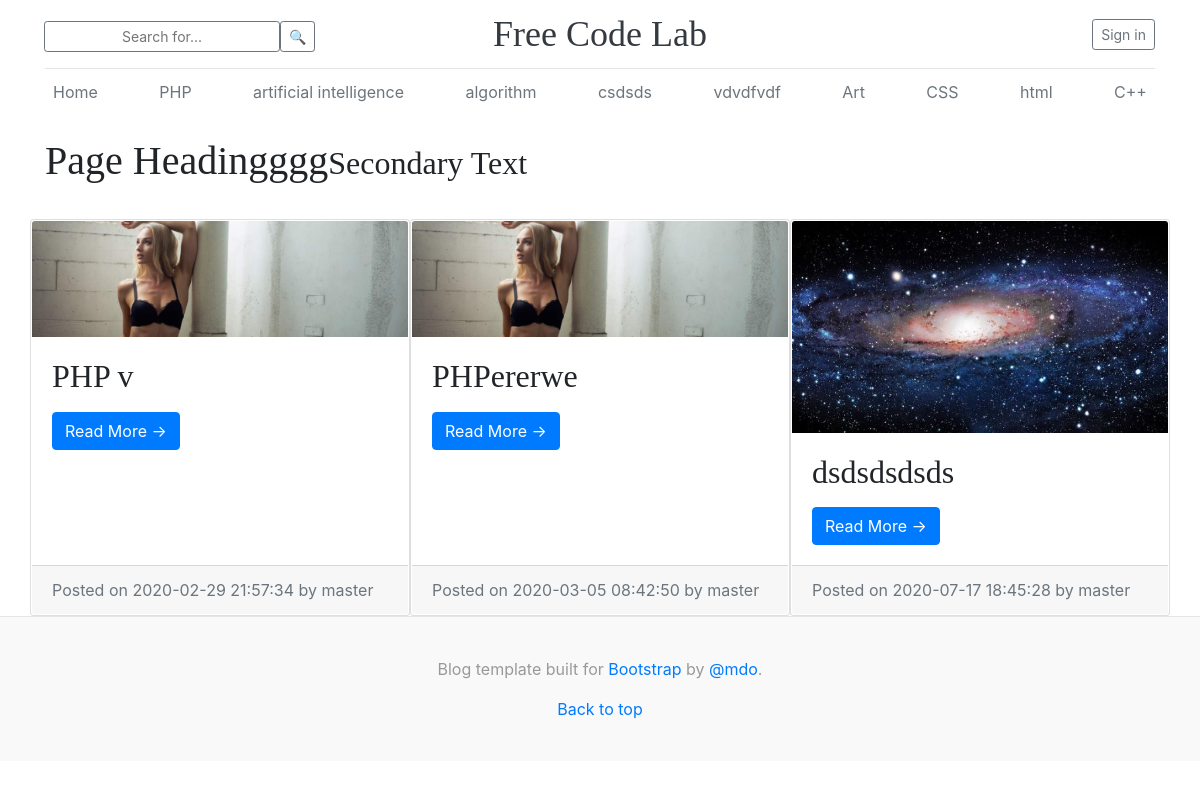
Screenshot of /posts/showByCategory/1 with the database file from the repository.
### tables this page shows
CREATE TABLE `categories` (
  `id` int(11) NOT NULL,
  `title` varchar(255) NOT NULL,
  `slug` varchar(255) NOT NULL
);

CREATE TABLE `posts` (
  `id` int(11) NOT NULL,
  `user_id` int(11) DEFAULT NULL,
  `category_id` int(11) NOT NULL,
  `title` varchar(255) NOT NULL,
  `slug` varchar(255) NOT NULL,
  `views` int(11) NOT NULL DEFAULT 0,
  `image` varchar(255) NOT NULL,
  `body` text NOT NULL,
  `status` varchar(255) NOT NULL DEFAULT 'published',
  `created_at` timestamp NOT NULL DEFAULT current_timestamp() ON UPDATE current_timestamp(),
  `updated_at` timestamp NOT NULL DEFAULT current_timestamp() ON UPDATE current_timestamp()
);

CREATE TABLE `users` (
  `id` int(11) NOT NULL,
  `name` varchar(255) NOT NULL,
  `email` varchar(255) NOT NULL,
  `password` varchar(255) NOT NULL,
  `role` tinyint(4) NOT NULL DEFAULT 0,
  `created_at` datetime NOT NULL DEFAULT current_timestamp()
);

### Core/View.php (called while the page is built, shortened)
<?php
class View implements ViewInterface
{
    public function render(string $viewName, $data, array $errors = [])
    {
        require_once self::VIEW_FOLDER
            . $viewName
            . self::VIEW_EXTENSION;
    }
}

### App/Http/Controllers/BaseController.php (called while the page is built, shortened)
<?php
abstract class BaseController
{
    private $view;
    public function __construct(PDODatabase $db, ViewInterface $view, DataBinderInterface $dataBinder)
    {
        $this->db = $db;
        $this->view = $view;
    }
    public function render(string $viewName, $data = null, array $errors = []){
        $this->view->render($viewName, $data, $errors);
    }
}

### App/Http/Controllers/PostsController.php (called while the page is built, shortened)
<?php
class PostsController extends BaseController
{
    public function showByCategory($id)
    {
        $categoryModel = new Category($this->db);
        $categories =  $categoryModel->all();
        $postModel = new Post($this->db);
        $posts =  $postModel->findAllByCategory($id);
        $data = [
            'posts' => $posts,
            'categories' => $categories
        ];
        $this->render("posts/category", $data);
    }
}

### index.php (called while the page is built, shortened)
<?php
spl_autoload_register(function($class) {
    $parts = explode('\\', $class);
    if(count($parts) > 1) {
      $classfile = array_shift($parts) . DIRECTORY_SEPARATOR . implode(DIRECTORY_SEPARATOR, $parts) . ".php";
    } else {
      $classfile = 'classes' . DIRECTORY_SEPARATOR . $class . '.php';
    }
  });
$url = $_SERVER['REQUEST_URI'];
$url_data = explode('/',$url);
array_shift($url_data);
$app_root = array_shift($url_data);
$method = $url_data[1]??'index'?:'index';
$param = $url_data[2]??null;
$dbInfo = parse_ini_file("Config/db.ini");
$pdo = new PDO($dbInfo['dsn'], $dbInfo['user'], $dbInfo['pass']);
$db = new \Database\PDODatabase($pdo);
$dataBinder = new \Core\DataBinder();
$view = new \Core\View();
$controller_obj = new $controller($db, $view, $dataBinder);
$controller_obj->$method($param);

### Database/PDODatabase.php (called while the page is built, shortened)
<?php
class PDODatabase implements DatabaseInterface
{
    private $pdo;
    public function __construct(\PDO $pdo)
    {
        $this->pdo = $pdo;
    }
    public function query(string $query): StatementInterface
    {
        $stmt = $this->pdo->prepare($query);
        return new PDOPreparedStatement($stmt);
    }
}

### App/Models/Category.php (called while the page is built, shortened)
<?php
class Category
{
    private $db;
    public function __construct($db)
    {
        $this->db = $db;
    }
    public function all(): \Generator
    {
        return $this->db->query("
            SELECT id, title, slug
            FROM categories
        ")->execute([])
            ->fetch(CategoryDTO::class);
    }
}

### Database/PDOPreparedStatement.php (called while the page is built, shortened)
<?php
class PDOPreparedStatement implements StatementInterface
{
    private $pdoStatement;
    public function __construct(\PDOStatement $PDOStatement)
    {
        $this->pdoStatement = $PDOStatement;
    }
    public function execute(array $params = []): ResultSetInterface
    {
        $this->pdoStatement->execute($params);
        return new PDOResultSet($this->pdoStatement);
    }
}

### App/DTO/CategoryDTO.php (called while the page is built, shortened)
<?php
class CategoryDTO
{
    private $id;
    private $title;
    public function getId(): int
    {
        return $this->id;
    }
    public function getTitle(): string
    {
        return $this->title;
    }
}

### App/Models/Post.php (called while the page is built, shortened)
<?php
class Post
{
    private $db;
    public function __construct($db)
    {
        $this->db = $db;
    }
    public function findAllByCategory($category_id): \Generator
    {
        return $this->db->query("
            SELECT posts.id, posts.user_id, users.name, posts.title, posts.slug, posts.views, posts.image, posts.body, posts.status, posts.created_at, posts.updated_at
            FROM posts
            INNER JOIN users ON posts.user_id = users.id
            WHERE category_id = ?
        ")->execute([$category_id])
           ->fetch(PostDTO::class);
    }
}

### App/DTO/PostDTO.php (called while the page is built, shortened)
<?php
class PostDTO
{
    private $title;
    private $slug;
    private $image;
    private $created_at;
    public function getTitle(): string
    {
        return $this->title;
    }
    public function getSlug(): string
    {
        return $this->slug;
    }
    public function getImage(): string
    {
        return $this->image;
    }
    public function getCreatedAt(): string
    {
        return $this->created_at;
    }
}

### Resources/Views/posts/category.php (the view, shortened to what this page needs)
<?php require APPROOT . '/Resources/Views/header.php'; ?>
<body>
  <div class="container">
    <?php require APPROOT . '/Resources/Views/navbar.php'; ?>
    <h1 class="my-4">Page Headingggg<small>Secondary Text</small></h1>
    <div class="row md-4">
        <?php foreach($data['posts'] as $post) : ?>
        <div class="col-md-4 card cat-card">
          <img class="card-img-top" src="/mvc/<?php echo $post->getImage();?>" alt="Card image cap">
          <div class="card-body">
            <h2 class="card-title"><?php echo $post->getTitle(); ?></h2>
            <a href="/mvc/posts/show/<?php echo $post->getSlug();?>" class="btn btn-primary">Read More &rarr;</a>
          </div>
          <div class="card-footer text-muted">
            Posted on <?php echo $post->getCreatedAt(); ?> by
            <?php echo $post->name; ?>
          </div>
        </div>
        <?php endforeach; ?>
    </div>
  </div>
</body>
<?php require APPROOT . '/Resources/Views/footer.php'; ?>

### Resources/Views/header.php (shortened to what this page needs)
<!DOCTYPE html>
<html>
<head>
  <link rel="stylesheet" href="/mvc/Resources/css/bootstrap.min.css">
  <link rel="stylesheet" href="/mvc/Resources/css/blog.css">
  <link rel="stylesheet" href="/mvc/Resources/ckeditor/plugins/codesnippet/lib/highlight/styles/monokai_sublime.css">
</head>

### Resources/Views/navbar.php
<header class="blog-header py-3">
  <div class="row flex-nowrap justify-content-between align-items-center">
    <div class="col-4 pt-1 search">
      <form action="<?php echo URLROOT; ?>/posts/search" method="post" >
          <div class="input-group-append">
            <input name="search" type="text" class="btn btn-sm btn-outline-secondary search" placeholder="Search for...">
            <span class="input-group-btn">
              <button type="submit" class="btn btn-sm btn-outline-secondary">🔍</button>
            </span>
          </div>
      </form>
    </div>
    <div class="col-4 text-center">
      <a class="blog-header-logo text-dark" href="#">Free Code Lab</a>
    </div>
    <div class="col-4 d-flex justify-content-end align-items-center">
      <?php if (isset($_SESSION['user_id'])) : ?>
        <a class="btn btn-sm btn-outline-secondary" href="<?php echo URLROOT; ?>/users/logout">Log out</a>
      <?php else : ?>
        <a class="btn btn-sm btn-outline-secondary" href="<?php echo URLROOT; ?>/users/login">Sign in</a>
      <?php endif; ?>
    </div>
  </div>
</header>
<div class="nav-scroller py-1 mb-2">
  <nav class="nav d-flex justify-content-between">
    <a class="p-2 text-muted" href="<?php echo URLROOT; ?>">Home</a>
    <?php foreach($data['categories'] as $category) : ?>
    <a class="p-2 text-muted" href="<?php echo URLROOT; ?>/posts/showByCategory/<?php echo $category->getId();?>"><?php echo $category->getTitle(); ?></a>
    <?php endforeach; ?>
  </nav>
</div>

### Resources/Views/footer.php (shortened to what this page needs)
<footer class="blog-footer">
  <p>Blog template built for <a href="https://getbootstrap.com/">Bootstrap</a> by <a href="https://twitter.com/mdo">@mdo</a>.</p>
  <p>
    <a href="#">Back to top</a>
  </p>
</footer>

### Resources/css/blog.css (style rules this page uses)
.blog-header { line-height: 1; border-bottom: 1px solid #e5e5e5; }
.blog-header-logo { font-family: "Playfair Display", Georgia, "Times New Roman", serif; font-size: 2.25rem; }
h1, h2, h3, h4, h5, h6 { font-family: "Playfair Display", Georgia, "Times New Roman", serif; }
.nav-scroller { position: relative; z-index: 2; height: 2.75rem; overflow-y: hidden; }
.nav-scroller .nav { display: -ms-flexbox; display: flex; -ms-flex-wrap: nowrap; flex-wrap: nowrap; padding-bottom: 1rem; margin-top: -1px; overflow-x: auto; text-align: center; white-space: nowrap; -webkit-overflow-scrolling: touch; }
.blog-footer { padding: 2.5rem 0; color: #999; text-align: center; background-color: #f9f9f9; border-top: .05rem solid #e5e5e5; }
.blog-footer p:last-child { margin-bottom: 0; }
.cat-card { padding: 1px !important; margin-top: 10px; }

### rows the page displays
categories: title "PHP"
categories: title "artificial intelligence"
categories: title "algorithm"
categories: title "csdsds"
categories: title "vdvdfvdf"
categories: title "Art"
categories: title "CSS"
categories: title "html"
categories: title "C++"
posts: image (picture), title "PHP v", created_at "2020-02-29 21:57:34", user.name "master"
posts: image (picture), title "PHPererwe", created_at "2020-03-05 08:42:50", user.name "master"
posts: image (picture), title "dsdsdsdsds", created_at "2020-07-17 18:45:28", user.name "master"
